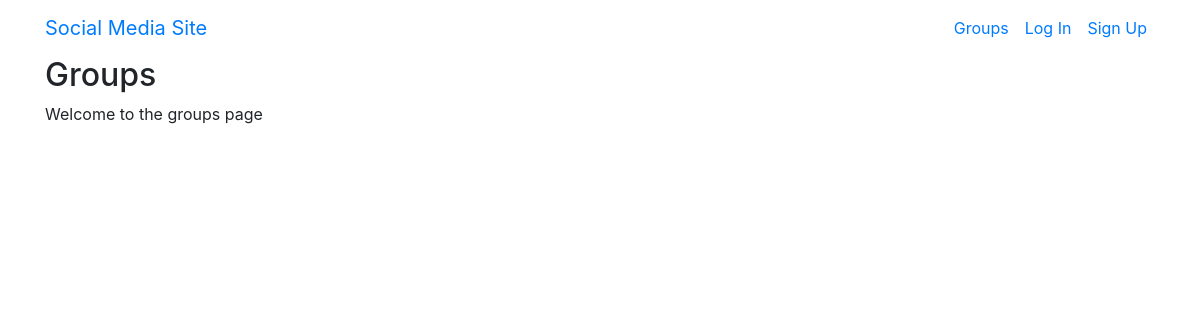
The page /groups/ on the database as committed earlier.
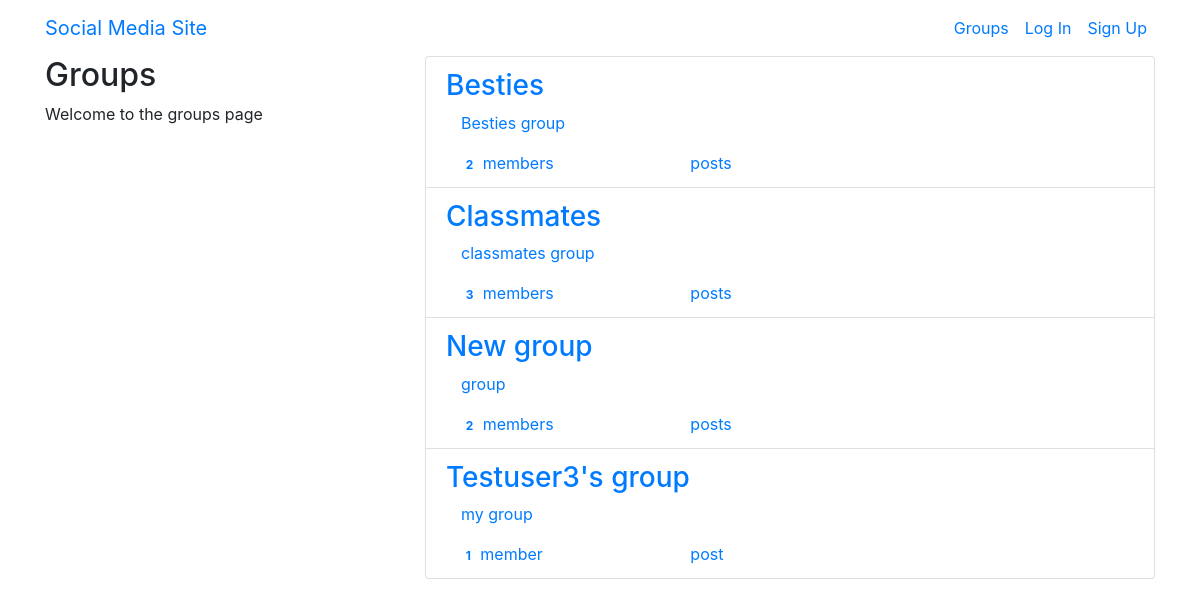
The same page on the database as committed later.
### groups/models.py (models this page shows, shortened)
class Group(models.Model):
    name = models.CharField(max_length=255,unique=True)
    slug = models.SlugField(allow_unicode=True,unique=True)
    description = models.TextField(blank=True,default='')
    description_html = models.TextField(editable=False,default='',blank=True)
    members = models.ManyToManyField(User,through='GroupMember')
    class Meta:
        ordering = ['name']

### groups/views.py (the view)
# urls.py: path('',views.ListGroups.as_view(),name='all'),
class ListGroups(generic.ListView):
    model = Group

### groups/templates/groups/group_list.html (shortened to what this page needs)
{% extends "groups/group_base.html" %}
{% block pregroup %}
<div class="col-md-4">
  <div class="content">
    <h2>Groups</h2>
    <p>Welcome to the groups page</p>
  </div>
</div>
{% endblock %}
{% block group_content %}
<div class="col-md-8">
  {% for group in object_list %}
    <a class='list-group-item' href="{% url 'groups:single' slug=group.slug %}">
      <h3 class='title list-group-item-heading'>{{group.name}}</h3>
      <div class="list-group-item-text container-fluid">
        {{group.description_html|safe}}
        <div class="row">
          <div class="col-md-4">
            <span class='badge'>{{group.members.count}}</span>
            member{{group.members.count|pluralize}}
          </div>
          <div class="col-md-4">
            post{{group.posts.count|pluralize}}
          </div>
        </div>
      </div>
    </a>
  {% endfor %}
</div>
{% endblock %}

### groups/templates/groups/group_base.html (shortened to what this page needs)
{% extends "base.html" %}
{% block content %}
<div class="contianer">
  <div class="row">
    {% block pregroup %}{% endblock %}
    {% block group_content %}{% endblock %}
  </div>
</div>
{% endblock %}

### templates/base.html (shortened to what this page needs)
<!DOCTYPE html>
{% load static %}
<html lang="en" dir="ltr">
  <head>
    <link rel="stylesheet" href="https://stackpath.bootstrapcdn.com/bootstrap/4.3.1/css/bootstrap.min.css">
    <link href="https://maxcdn.bootstrapcdn.com/font-awesome/4.7.0/css/font-awesome.min.css" rel="stylesheet"><link href="https://maxcdn.bootstrapcdn.com/font-awesome/4.7.0/css/font-awesome.min.css" rel="stylesheet">
    <link rel="stylesheet" href="{% static 'social/css/master.css' %}">
  </head>
  <body>
    <nav class='navbar navbar-expand-lg mynav' role='navigation' id='navbar'>
      <div class="container">
        <a class='navbar-brand mynav' href="{% url 'home' %}">Social Media Site</a>
        <ul class='navbar-nav ml-auto'>
          {% if user.is_authenticated %}
            <li><a class="nav-link" href="{% url 'posts:create' %}">Post</a></li>
            <li><a class="nav-link" href="{% url 'groups:all' %}">Groups</a></li>
            <li><a class="nav-link" href="{% url 'groups:create' %}">Create Group</a></li>
            <li><a class="nav-link" href="{% url 'accounts:logout' %}">Logout</a></li>
          {% else %}
            <li><a class="nav-link" href="{% url 'groups:all' %}">Groups</a></li>
            <li><a class="nav-link" href="{% url 'accounts:login' %}">Log In</a></li>
            <li><a class="nav-link" href="{% url 'accounts:signup' %}">Sign Up</a></li>
          {% endif %}
        </ul>
      </div>
    </nav>
    <div class="container mycontent">
      {% block content %}
      {% endblock %}
    </div>
  </body>
</html>

Rows that differ between the two databases and show on the page:
added Group: name "Besties", description_html "Besties group", members.count "2"
added Group: name "Classmates", description_html "classmates group", members.count "3"
added Group: name "New group", description_html "group", members.count "2"
added Group: name "Testuser3's group", description_html "my group", members.count "1"
